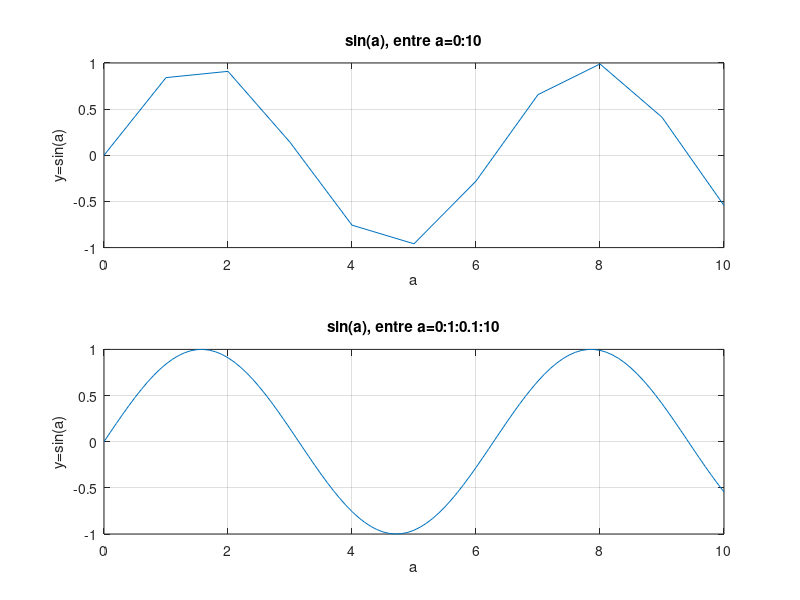

The MATLAB source for this figure:
clear all;
close all;

a=0:10;
b=sin(a);
subplot(2,1,1);
plot(a,b);
xlabel('a'); ylabel('y=sin(a)'); grid;
title('sin(a), entre a=0:10');

a=0:0.1:10;
b=sin(a);
subplot(2,1,2);
plot(a,b);
xlabel('a'); ylabel('y=sin(a)'); grid;
title('sin(a), entre a=0:1:0.1:10');